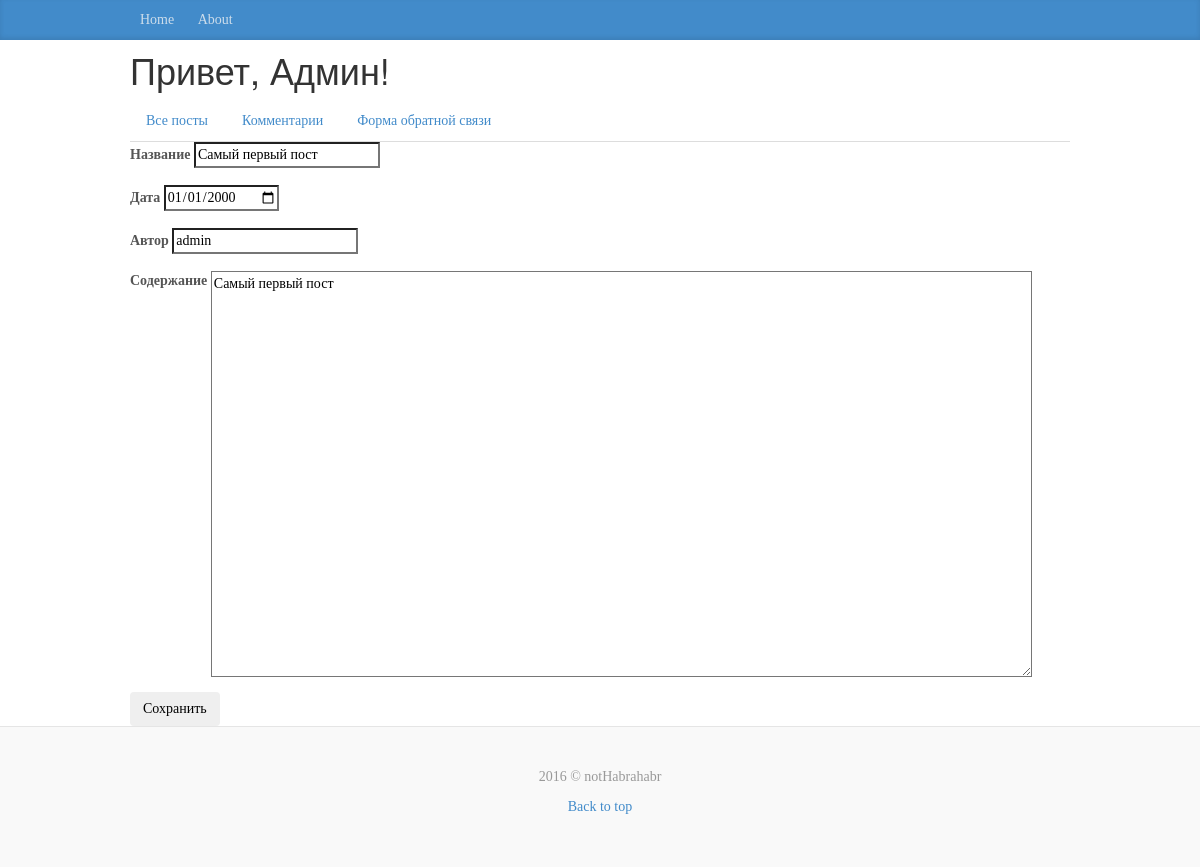
The app's page /admin/index.php?action=edit&id=1 with its own data.
### tables this page shows
CREATE TABLE `articles` (
  `id` int(11) NOT NULL,
  `title` varchar(255) NOT NULL,
  `date` date NOT NULL,
  `author` varchar(255) NOT NULL,
  `content` text NOT NULL
);

### models/articles.php (called while the page is built, shortened)
<?php
function articles_get($link, $id_article) {
    $query = sprintf("SELECT * FROM articles WHERE id=%d", (int)$id_article);
    $result = mysqli_query($link, $query);
    $article = mysqli_fetch_assoc($result);
    return $article;
}

### templates/admin/article_admin.php (the view)
<?php require('header_admin.php') ?>
    <div>
        <form role="form" action="../admin/index.php?action=<?=$_GET['action']?>&id=<?=$_GET['id']?>" method="post" >
            <div class="form-group">
                <label>Название</label>
                <input type="text" name="title" class="form-item" autofocus required value="<?=$article['title']?>"><br>
            </div>
            <div class="form-group">
                <label>Дата</label>
                <input type="date" name="date" class="form-item" required value="<?=$article['date']?>"><br>
            </div>
            <div class="form-group">
                <label>Автор</label>
                <input type="text" name="author" class="form-item" required value="<?=$article['author']?>"><br>
            </div>
            <div class="form-group">
                <label>Содержание</label>
                <textarea name="content" required class="form-item" cols="100" rows="20"><?=$article['content']?></textarea><br>
            </div>
            <input type="submit" class="btn" value="Сохранить">
        </form>
    </div>
<?php require('footer_admin.php') ?>

### records on screen
articles: title "Самый первый пост", date "01/01/2000", author "admin", content "Самый первый пост"
